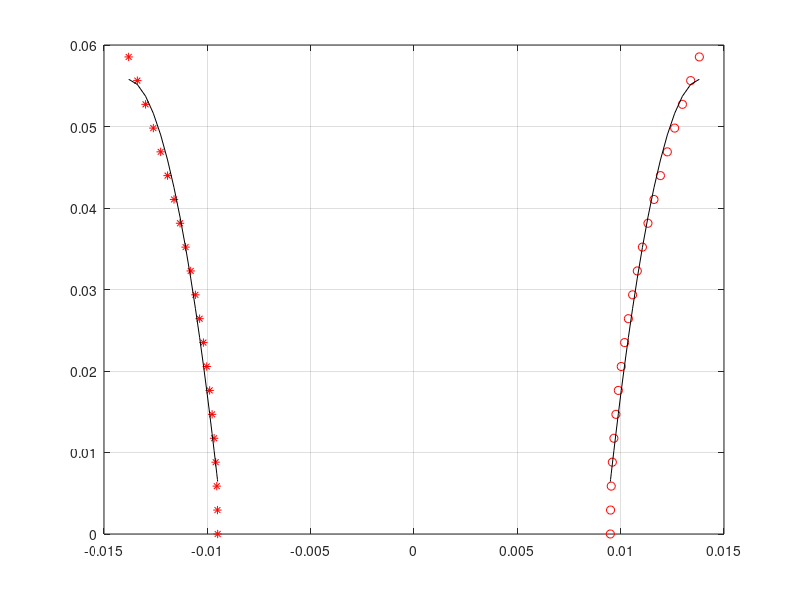

Write MATLAB code to recreate this figure.
clc
clear
x = [0.0095 0.009510785 0.00954314 0.009597064 0.009672553 0.009769603 0.009888209 0.010028364 0.010190062 0.010373293 0.010578047 0.010804314 0.011052081 0.011321335 0.011612061 0.011924244 0.012257867 0.012612911 0.012989358 0.013387188 0.013806378]
xx= -1*x
y = [0 0.002937363 0.005874567 0.008811455 0.011747867 0.014683646 0.017618633 0.02055267 0.023485598 0.02641726 0.029347498 0.032276153 0.035203067 0.038128083 0.041051043 0.043971789 0.046890164 0.04980601 0.052719171 0.055629488 0.058536806]
p = polyfit(x,y,2)
q = polyfit(xx,y,2)
f = polyval(p,x);
g = polyval(q,xx);
table = [x xx y f g y-f y-g ];
plot (x,y,'or',xx,y,'*r',x,f,'-k',xx,g,'-k')
grid on


    
